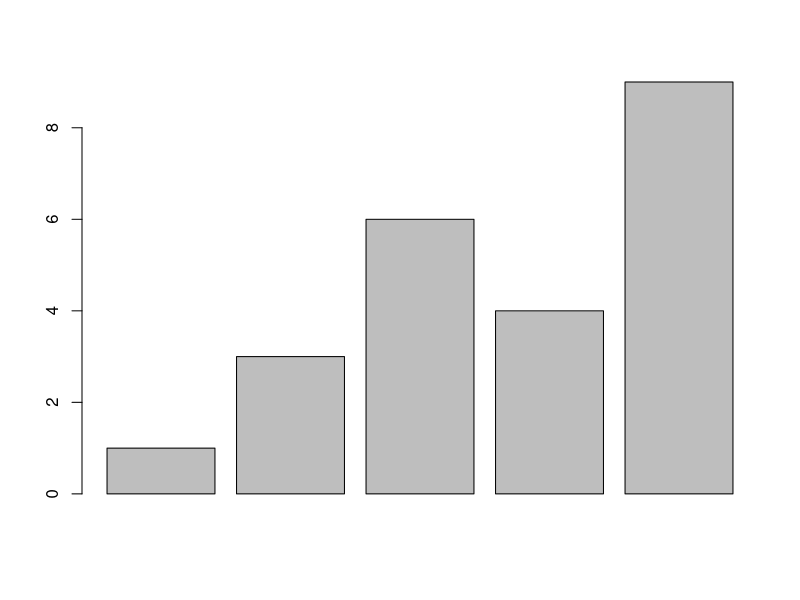

The R script that drew this image:
## ---- chunk 1
knitr::opts_chunk$set(
  collapse = TRUE,
  comment = "#>"
)
## ---- chunk 2
    # in this file we use a custom plotting method to plot data from the
    # csv_url. These comments within the R block won't show up in the output.

    print("loading data from <%=csv_url%> ...")
    print("...just kidding, let's use fake data to keep this simple.")

    # Define the vector with 5 values
    my_data <- c(1, 3, 6, 4, 9)

    # output my custom graph
    barplot(my_data)
    print ("<%=plot_caption%>")

    print("I can use the columns from plot_indicators using brew template formatting.")
    print("svg id is <%=svg_id%>")
    print("<%=col_t%> vs <%=col_y%>")
